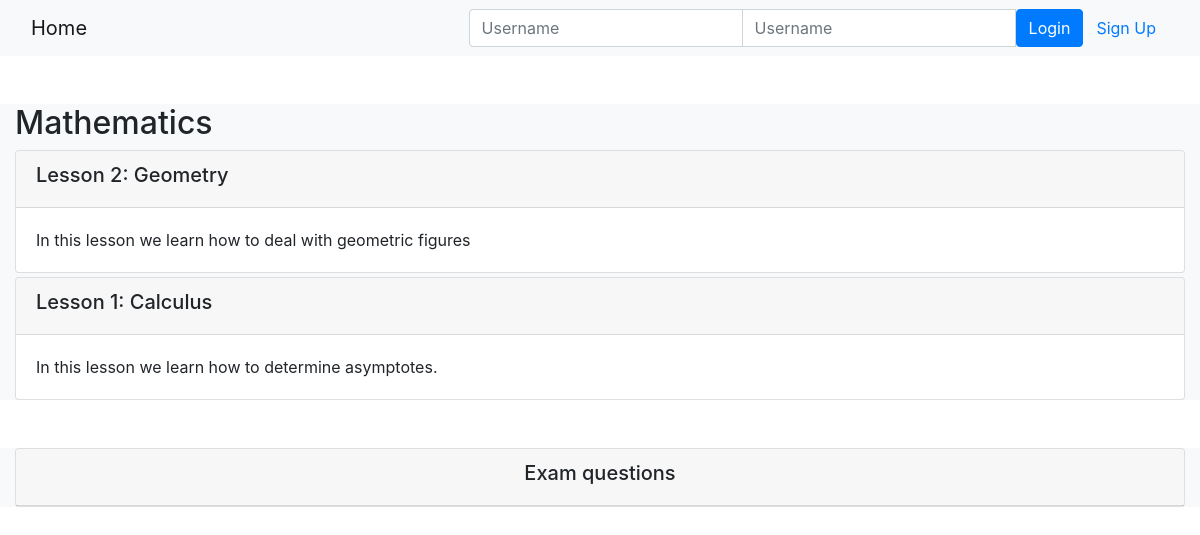
Page /onlinecourse/1/ on the committed database.
### onlinecourse/models.py (models this page shows, shortened)
class Course(models.Model):
    name = models.CharField(null=False, max_length=30, default='online course')
    image = models.ImageField(upload_to='course_images/')
    description = models.CharField(max_length=1000)
    pub_date = models.DateField(null=True)
    instructors = models.ManyToManyField(Instructor)
    users = models.ManyToManyField(settings.AUTH_USER_MODEL, through='Enrollment')
    total_enrollment = models.IntegerField(default=0)
    is_enrolled = False

class Lesson(models.Model):
    title = models.CharField(max_length=200, default="title")
    order = models.IntegerField(default=0)
    course = models.ForeignKey(Course, on_delete=models.CASCADE)
    content = models.TextField()

### onlinecourse/views.py (the view)
# urls.py: path('<int:pk>/', views.CourseDetailView.as_view(), name='course_details'),
class CourseDetailView(generic.DetailView):
    model = Course
    template_name = 'onlinecourse/course_detail_bootstrap.html'

### onlinecourse/templates/onlinecourse/course_detail_bootstrap.html (shortened to what this page needs)
<!DOCTYPE html>
<html lang="en">
<head>
     {% load static %}
    <link rel="stylesheet" href="https://maxcdn.bootstrapcdn.com/bootstrap/4.5.2/css/bootstrap.min.css">
</head>
<body>
    <nav class="navbar navbar-light bg-light">
        <div class="container-fluid">
            <div class="navbar-header">
                  <a class="navbar-brand" href="{% url 'onlinecourse:index' %}">Home</a>
            </div>
            <ul class="nav navbar-nav navbar-right">
                {% if user.is_authenticated %}
                <li>
                    <a class="btn btn-link" href="#">{{ user.first_name }}({{ user.username }})</a>
                    <a class="btn btn-link" href="{% url 'onlinecourse:logout' %}">Logout</a>
                </li>
                {% else %}
                <li>
                    <form class="form-inline" action="{% url 'onlinecourse:login' %}" method="post">
                        <div class="input-group">
                            <input type="text" class="form-control" placeholder="Username" name="username" >
                            <input type="password" class="form-control" placeholder="Username" name="psw" >
                            <button class="btn btn-primary" type="submit">Login</button>
                            <a class="btn btn-link" href="{% url 'onlinecourse:registration' %}">Sign Up</a>
                        </div>
                    </form>
                </li>
                {% endif %}
            </ul>
        </div>
    </nav>
    <div class="container-fluid mt-5 bg-light">
            <h2>{{ course.name }}</h2>
            <div class="card-columns-vertical">
                {% for lesson in course.lesson_set.all %}
                    <div class="card mt-1">
                        <div class="card-header"><h5>Lesson {{lesson.order}}: {{lesson.title}}</h5></div>
                        <div class="card-body">{{lesson.content}}</div>
                    </div>
                {% endfor %}
            </div>
    </div>
    <div class="container-fluid mt-5 bg-light">
    <div class="card mt-1 text-center mb-3">
        <div class="card-header"><h5>Exam questions</h5></div>
    </div>
</div>
</body>
</html>

### rows in the picture
Course: name "Mathematics"
Lesson: order "2", title "Geometry", content "In this lesson we learn how to deal with geometric figures"
Lesson: order "1", title "Calculus", content "In this lesson we learn how to determine asymptotes."
